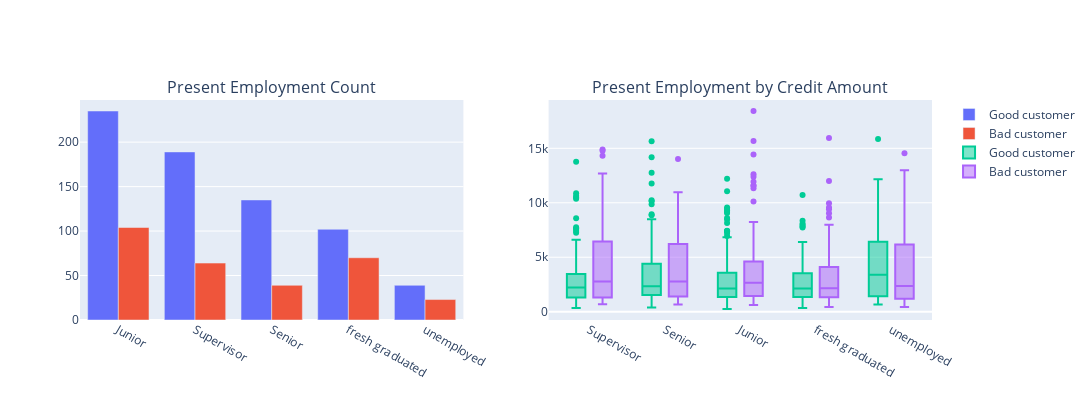

The notebook cell saved with this chart:
### Code cell
# it's a library that we work with plotly
import plotly.offline as py 
py.init_notebook_mode(connected=True) # this code, allow us to work with offline plotly version
import plotly.graph_objs as go # it's like "plt" of matplot
import plotly.tools as tls # It's useful to we get some tools of plotly
import warnings # This library will be used to ignore some warnings
from collections import Counter # To do counter of some features

#First plot
trace0 = go.Bar(
    x = df_data_specific[df_data_specific["Customer Type"]== '1']["Present Employment"].value_counts().index.values,
    y = df_data_specific[df_data_specific["Customer Type"]== '1']["Present Employment"].value_counts().values,
    name='Good customer'
)

#First plot 2
trace1 = go.Bar(
    x = df_data_specific[df_data_specific["Customer Type"]== '2']["Present Employment"].value_counts().index.values,
    y = df_data_specific[df_data_specific["Customer Type"]== '2']["Present Employment"].value_counts().values,
    name="Bad customer"
)

#Second plot
trace2 = go.Box(
    x = df_data_specific[df_data_specific["Customer Type"]== '1']["Present Employment"],
    y = df_data_specific[df_data_specific["Customer Type"]== '1']["Credit Amount"],
    name=trace0.name
)

#Second plot 2
trace3 = go.Box(
    x = df_data_specific[df_data_specific["Customer Type"]== '2']["Present Employment"],
    y = df_data_specific[df_data_specific["Customer Type"]== '2']["Credit Amount"],
    name=trace1.name
)

data = [trace0, trace1, trace2,trace3]


fig = tls.make_subplots(rows=1, cols=2, 
                        subplot_titles=('Present Employment Count', 'Present Employment by Credit Amount'))

fig.append_trace(trace0, 1, 1)
fig.append_trace(trace1, 1, 1)
fig.append_trace(trace2, 1, 2)
fig.append_trace(trace3, 1, 2)

fig['layout'].update(height=400, width=1200, boxmode='group')
py.iplot(fig, filename='presentemployment-subplot')

### Figure 1 — Plotly figure (JSON) as saved in the notebook; plotly's stock layout.template omitted (floating-point values rounded to 4 significant figures; data arrays with more than 128 entries replaced by an {"elided": "..."} marker saying what was removed)
{"data": [{"name": "Good customer", "type": "bar", "x": ["Junior", "Supervisor", "Senior", "fresh graduated", "unemployed"], "xaxis": "x", "y": [235, 189, 135, 102, 39], "yaxis": "y"}, {"name": "Bad customer", "type": "bar", "x": ["Junior", "fresh graduated", "Supervisor", "Senior", "unemployed"], "xaxis": "x", "y": [104, 70, 64, 39, 23], "yaxis": "y"}, {"name": "Good customer", "type": "box", "x": {"elided": "700 str values"}, "xaxis": "x2", "y": {"elided": "700 str values"}, "yaxis": "y2"}, {"name": "Bad customer", "type": "box", "x": {"elided": "300 str values"}, "xaxis": "x2", "y": {"elided": "300 str values"}, "yaxis": "y2"}], "layout": {"annotations": [{"font": {"size": 16}, "showarrow": false, "text": "Present Employment Count", "x": 0.225, "xanchor": "center", "xref": "paper", "y": 1, "yanchor": "bottom", "yref": "paper"}, {"font": {"size": 16}, "showarrow": false, "text": "Present Employment by Credit Amount", "x": 0.775, "xanchor": "center", "xref": "paper", "y": 1, "yanchor": "bottom", "yref": "paper"}], "boxmode": "group", "height": 400, "width": 1200, "xaxis": {"anchor": "y", "domain": [0, 0.45]}, "xaxis2": {"anchor": "y2", "domain": [0.55, 1]}, "yaxis": {"anchor": "x", "domain": [0, 1]}, "yaxis2": {"anchor": "x2", "domain": [0, 1]}}}
